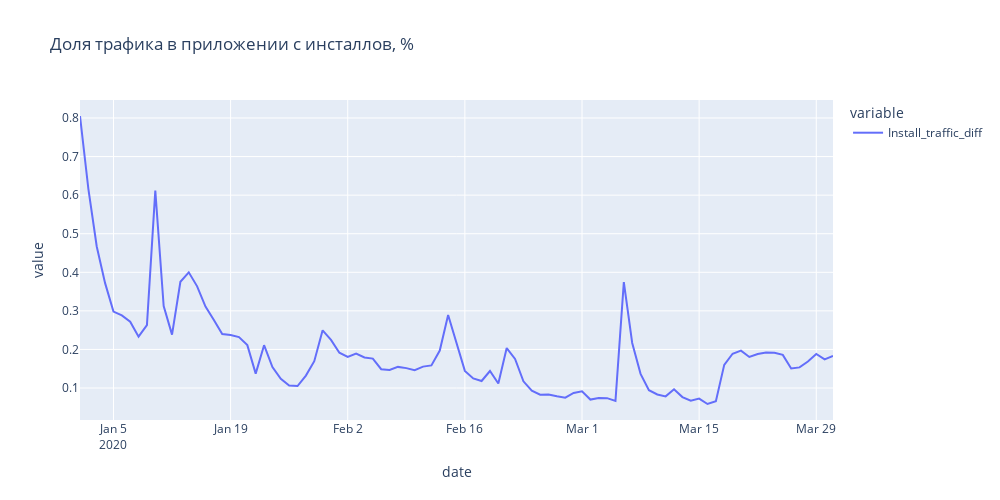

The cell this chart's notebook holds for it:
### Markdown cell above
Большая часть трафика приходится на пользователей, которые уже пользуются приложение, т.е. установили его ранее, что говорит о том что "старые" пользователи более активны, чем "новые". Это говорит о лояльности пользователей. 
График трафика от пользователей, которые установили и открыли приложение в тот же день, скачкообразный. Пики приходятся в периоды праздников. Возможно это подтверждает, что эти пользователи привлечены маркетинговыми акциями.
Однако, трафик обеих групп снижается к концу Q1.

### Code cell
# создаем столбец с общим трафиком от открытия приложения в DataFrame с трафиком
traffic_table['Total_traffic'] = traffic_table['Остальные'] + traffic_table['Установили в тот же день']
# создаем столбец с долей трафика пользователей, которые открыли приложение в день установки
traffic_table['Install_traffic_diff'] = traffic_table['Установили в тот же день'] / traffic_table['Total_traffic']

# создаем график с трафиком пользователей, котрые установили приложение в тот же день относительно общего трафика
fig = px.line(
    data_frame=traffic_table['Install_traffic_diff'],
    height=500,
    width=1000,
    title='Доля трафика в приложении с инсталлов, %'
)

fig.show()

### Figure 1 — Plotly figure (JSON) as saved in the notebook; plotly's stock layout.template omitted (floating-point values rounded to 4 significant figures)
{"data": [{"hovertemplate": "variable=Install_traffic_diff<br>date=%{x}<br>value=%{y}<extra></extra>", "legendgroup": "Install_traffic_diff", "line": {"color": "#636efa", "dash": "solid"}, "marker": {"symbol": "circle"}, "mode": "lines", "name": "Install_traffic_diff", "orientation": "v", "showlegend": true, "type": "scatter", "x": ["2020-01-01T00:00:00", "2020-01-02T00:00:00", "2020-01-03T00:00:00", "2020-01-04T00:00:00", "2020-01-05T00:00:00", "2020-01-06T00:00:00", "2020-01-07T00:00:00", "2020-01-08T00:00:00", "2020-01-09T00:00:00", "2020-01-10T00:00:00", "2020-01-11T00:00:00", "2020-01-12T00:00:00", "2020-01-13T00:00:00", "2020-01-14T00:00:00", "2020-01-15T00:00:00", "2020-01-16T00:00:00", "2020-01-17T00:00:00", "2020-01-18T00:00:00", "2020-01-19T00:00:00", "2020-01-20T00:00:00", "2020-01-21T00:00:00", "2020-01-22T00:00:00", "2020-01-23T00:00:00", "2020-01-24T00:00:00", "2020-01-25T00:00:00", "2020-01-26T00:00:00", "2020-01-27T00:00:00", "2020-01-28T00:00:00", "2020-01-29T00:00:00", "2020-01-30T00:00:00", "2020-01-31T00:00:00", "2020-02-01T00:00:00", "2020-02-02T00:00:00", "2020-02-03T00:00:00", "2020-02-04T00:00:00", "2020-02-05T00:00:00", "2020-02-06T00:00:00", "2020-02-07T00:00:00", "2020-02-08T00:00:00", "2020-02-09T00:00:00", "2020-02-10T00:00:00", "2020-02-11T00:00:00", "2020-02-12T00:00:00", "2020-02-13T00:00:00", "2020-02-14T00:00:00", "2020-02-15T00:00:00", "2020-02-16T00:00:00", "2020-02-17T00:00:00", "2020-02-18T00:00:00", "2020-02-19T00:00:00", "2020-02-20T00:00:00", "2020-02-21T00:00:00", "2020-02-22T00:00:00", "2020-02-23T00:00:00", "2020-02-24T00:00:00", "2020-02-25T00:00:00", "2020-02-26T00:00:00", "2020-02-27T00:00:00", "2020-02-28T00:00:00", "2020-02-29T00:00:00", "2020-03-01T00:00:00", "2020-03-02T00:00:00", "2020-03-03T00:00:00", "2020-03-04T00:00:00", "2020-03-05T00:00:00", "2020-03-06T00:00:00", "2020-03-07T00:00:00", "2020-03-08T00:00:00", "2020-03-09T00:00:00", "2020-03-10T00:00:00", "2020-03-11T00:00:00", "2020-03-12T00:00:00", "2020-03-13T00:00:00", "2020-03-14T00:00:00", "2020-03-15T00:00:00", "2020-03-16T00:00:00", "2020-03-17T00:00:00", "2020-03-18T00:00:00", "2020-03-19T00:00:00", "2020-03-20T00:00:00", "2020-03-21T00:00:00", "2020-03-22T00:00:00", "2020-03-23T00:00:00", "2020-03-24T00:00:00", "2020-03-25T00:00:00", "2020-03-26T00:00:00", "2020-03-27T00:00:00", "2020-03-28T00:00:00", "2020-03-29T00:00:00", "2020-03-30T00:00:00", "2020-03-31T00:00:00"], "xaxis": "x", "y": [0.8052, 0.6163, 0.467, 0.3719, 0.298, 0.2881, 0.2719, 0.2331, 0.2629, 0.6116, 0.3126, 0.2384, 0.3755, 0.3999, 0.3636, 0.311, 0.2764, 0.2401, 0.2372, 0.2321, 0.2111, 0.1374, 0.2111, 0.1544, 0.1238, 0.1066, 0.1051, 0.1323, 0.1697, 0.2496, 0.2248, 0.1916, 0.1808, 0.1894, 0.1792, 0.1764, 0.1487, 0.1469, 0.1548, 0.1516, 0.146, 0.1555, 0.1585, 0.197, 0.2894, 0.216, 0.1443, 0.125, 0.1182, 0.1441, 0.1118, 0.2035, 0.1755, 0.1174, 0.09298, 0.08251, 0.08347, 0.07879, 0.07513, 0.08726, 0.09157, 0.07004, 0.07384, 0.0737, 0.06661, 0.3746, 0.2167, 0.1367, 0.09427, 0.08329, 0.07836, 0.09679, 0.07649, 0.06703, 0.07245, 0.05857, 0.06588, 0.16, 0.1889, 0.1969, 0.1805, 0.1882, 0.1922, 0.1915, 0.1859, 0.1507, 0.1535, 0.1688, 0.1882, 0.1743, 0.183], "yaxis": "y"}], "layout": {"height": 500, "legend": {"title": {"text": "variable"}, "tracegroupgap": 0}, "title": {"text": "Доля трафика в приложении с инсталлов, %"}, "width": 1000, "xaxis": {"anchor": "y", "domain": [0, 1], "title": {"text": "date"}}, "yaxis": {"anchor": "x", "domain": [0, 1], "title": {"text": "value"}}}}
